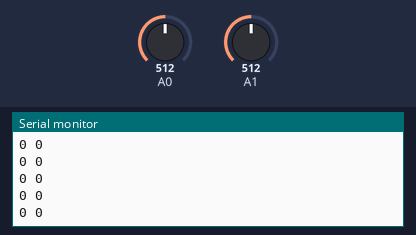
Bench run of a sketch on a simulated Arduino Uno, built with avr-gcc and run on an emulated ATmega328P. Shown: the last lines printed to the serial monitor. Inputs (shaded band) come from the test bench; at power-on: A0 = 512, A1 = 512. No radio packets arrive unless stated.

Above: at 1.2 s.
1.3 s: A0 set to 556
At 2.3 s:
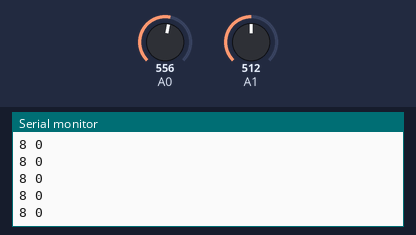
4.3 s: A0 set to 574
At 5.0 s:
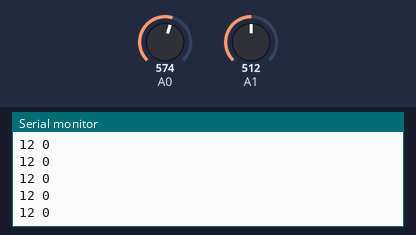
5.8 s: A1 set to 554
At 6.7 s:
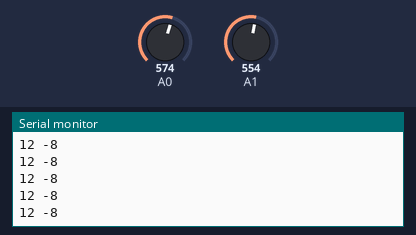
7.3 s: A1 set to 570
At 8.4 s:
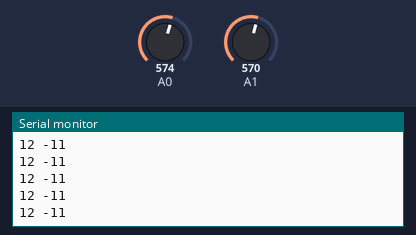
Timing chart, 0 to 9.8 s (numbered marks = the images above; inputs shaded):
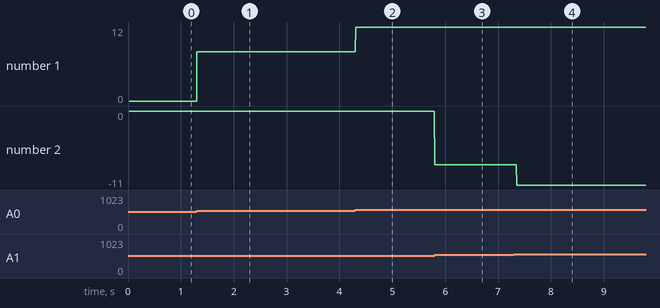

The sketch:

Car_joystick_uno_v1.ino
```cpp
#include <SPI.h>
#include <nRF24L01.h>
#include <RF24.h>

RF24 radio(9, 10); // CE, CSN

const byte address[6] = "00002";

void setup() {
  Serial.begin(9600);

  radio.begin();
  radio.openWritingPipe(address);
  radio.setPALevel(RF24_PA_MIN);
  radio.stopListening();

  Serial.println("Transmitting");
}

void loop() {

  int X = map(analogRead(A0), 0, 1023, -99, 99);
  int Y = map(analogRead(A1), 0, 1023, 99, -99);
        Serial.print(X);
        Serial.print(" ");
        Serial.println(Y);

  int payload[] = {X, Y};

  radio.write(&payload, sizeof(payload));

  delay(5);
}
```

Measured:
- after the input at 1.3 s, the serial monitor: prints a new line at once (image 1)
- after the input at 4.3 s, the serial monitor: prints a new line at once (image 2)
- after the input at 5.8 s, the serial monitor: prints a new line at once (image 3)
- after the input at 7.3 s, the serial monitor: prints a new line after 0.05 s (image 4)
- plotted number 1: 0 → 8 after the input at 1.3 s, 8 → 12 after the input at 4.3 s
- plotted number 2: 0 → -8 after the input at 5.8 s, -8 → -11 after the input at 7.3 s
